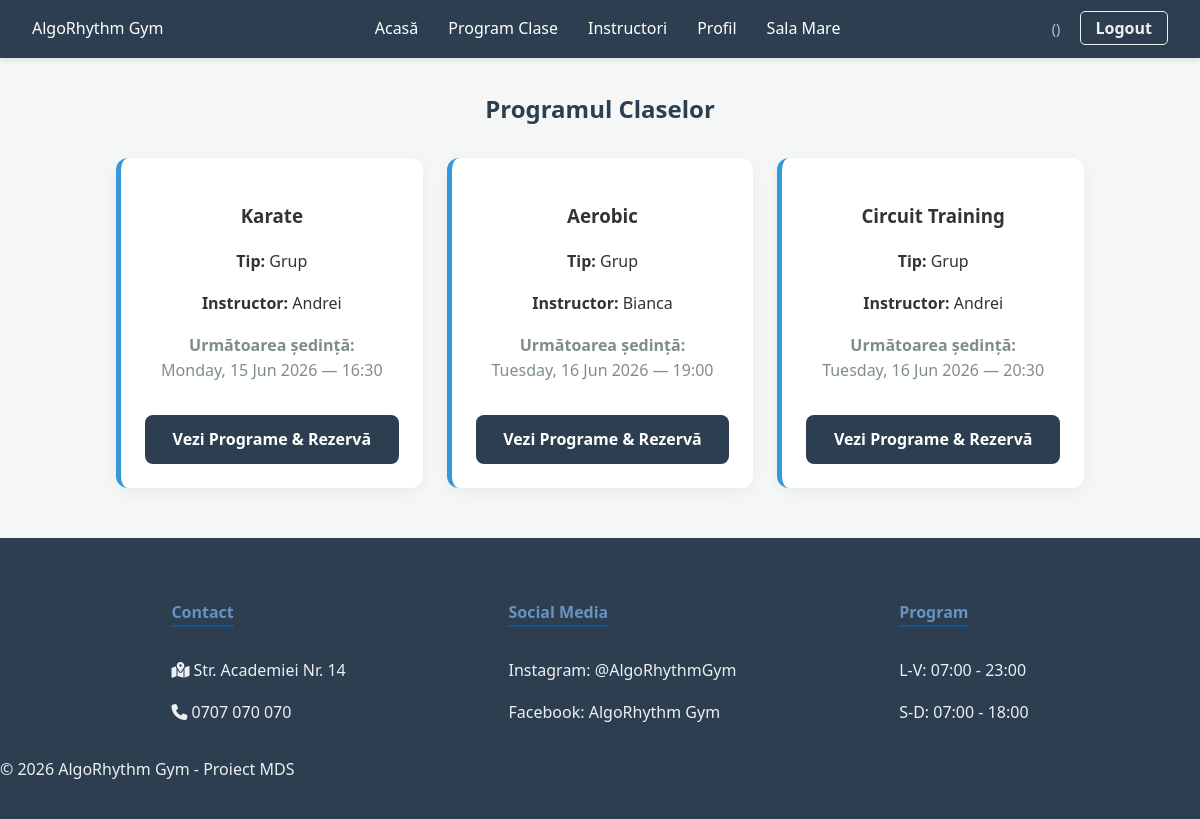
Page /program/ on the committed database.
### fitness_app/models.py (models this page shows, shortened)
class FitnessClass(models.Model):
    CLASS_TYPES = [
        ('1TO1', 'Personal Training'),
        ('GRP', 'Grup'),
        ('IND', 'Individual (fără antrenor)'),
    ]
    type = models.CharField(max_length=4, choices=CLASS_TYPES, default='GRP')
    instructor = models.ForeignKey(User, on_delete=models.CASCADE, null=True, blank=True, limit_choices_to={'role': 'INS'})
    name = models.CharField(max_length=100)
    room = models.ForeignKey(
        Room, on_delete=models.SET_NULL,
        null=True, blank=True
    )
    max_capacity = models.PositiveIntegerField()
    is_for_women_only = models.BooleanField(default=False)
    is_for_children = models.BooleanField(default=False)
    start_time = models.DateTimeField()
    price = models.DecimalField(max_digits=6, decimal_places=2, default=30.00)
    duration_minutes = models.PositiveIntegerField(default=60)

class User(AbstractUser):
    IS_INSTRUCTOR = 'INS'
    IS_CLIENT = 'CLI'
    IS_ADMIN = 'ADM'
    ROLE_CHOICES = [
        (IS_INSTRUCTOR, 'Instructor'),
        (IS_CLIENT, 'Client'),
        (IS_ADMIN, 'Admin'),
    ]
    role = models.CharField(max_length=3, choices=ROLE_CHOICES, default=IS_CLIENT)
    gender = models.CharField(max_length=10, choices=[('M', 'Masculin'), ('F', 'Feminin')], blank=True)
    is_child = models.BooleanField(default=False)
    parent = models.ForeignKey('self', on_delete=models.CASCADE, null=True, blank=True, related_name='children')
    referred_by = models.ForeignKey('self', on_delete=models.SET_NULL, null=True, blank=True, related_name='referrals')
    referral_count = models.IntegerField(default=0)
    referral_discount_available = models.IntegerField(default=0)
    fitness_goal = models.TextField(blank=True)
    frequency_per_week = models.IntegerField(default=0)
    experience_years = models.PositiveIntegerField(default=0, null=True, blank=True)
    bio_short = models.CharField(max_length=150, blank=True, null=True)
    profile_picture = models.ImageField(upload_to='instructors/', null=True, blank=True)

### fitness_app/views.py (the view)
# urls.py: path('program/', views.classes_view, name='fitness_classes_list'),
def classes_view(request):
    now = timezone.now()
    all_upcoming = FitnessClass.objects.filter(start_time__gte=now).order_by('start_time')
    unique_classes = []
    seen = set()
    for fc in all_upcoming:
        group_key = (fc.name, fc.instructor_id if fc.instructor else None)
        if group_key not in seen:
            unique_classes.append(fc)
            seen.add(group_key)
    return render(request, 'classes.html', {'fitness_classes': unique_classes})

### fitness_app/templates/classes.html (shortened to what this page needs)
{% extends 'base.html' %}
{% block content %}
<div class="container">
    <h2 style="text-align: center; color: #2c3e50; margin-bottom: 30px;">Programul Claselor</h2>
    <div class="grid">
        {% for fc in fitness_classes %}
        <div class="card" style="border-left: 5px solid #3498db; display: flex; flex-direction: column; justify-content: space-between;">
            <div>
                <h3>{{ fc.name }}</h3>
                <p><strong>Tip:</strong> {{ fc.get_type_display }}</p>
                <p><strong>Instructor:</strong> {{ fc.instructor.first_name }}</p>
                <p style="color: #7f8c8d; margin-top: 8px;">
                    <strong>Următoarea ședință:</strong><br>
                    {{ fc.start_time|date:"l, d M Y — H:i" }}
                </p>
            </div>
                <div style="margin-top: 15px; display: flex; flex-direction: column; gap: 10px;">
                    <a href="{% url 'class_detail' fc.id %}" class="btn-ocean" style="text-align: center; text-decoration: none;">
                        Vezi Programe & Rezervă
                    </a>
                </div>
            </div>
            {% empty %}
            <p style="text-align: center; width: 100%;">Momentan nu sunt clase programate.</p>
            {% endfor %}
    </div>
</div>
{% endblock %}

### static/fitness_app/css/style.css (style rules this page uses)
body { font-family: 'Segoe UI', Tahoma, Geneva, Verdana, sans-serif; margin: 0; background-color: #f4f7f6; color: #333; line-height: 1.6; }
.container { max-width: 1000px; margin: 2rem auto; padding: 0 1rem; }
.grid { display: grid; grid-template-columns: repeat(auto-fit, minmax(280px, 1fr)); gap: 1.5rem; }
.card, .welcome-card, .instructor-card { background: white; border-radius: 12px; box-shadow: 0 4px 15px rgba(0,0,0,0.05); transition: transform 0.3s ease, box-shadow 0.3s ease; }
.card { padding: 1.5rem; text-align: center; }
.btn-ocean, .btn-back, .btn-logout { text-decoration: none; transition: all 0.3s ease; font-weight: 600; }
.btn-ocean { background-color: #2c3e50; color: white; text-align: center; padding: 12px; border-radius: 8px; display: block; }

### rows in the picture
FitnessClass: name "Karate", type "Grup", instructor.first_name "Andrei", start_time "Monday, 15 Jun 2026 — 16:30"
FitnessClass: name "Aerobic", type "Grup", instructor.first_name "Bianca", start_time "Tuesday, 16 Jun 2026 — 19:00"
FitnessClass: name "Circuit Training", type "Grup", instructor.first_name "Andrei", start_time "Tuesday, 16 Jun 2026 — 20:30"
